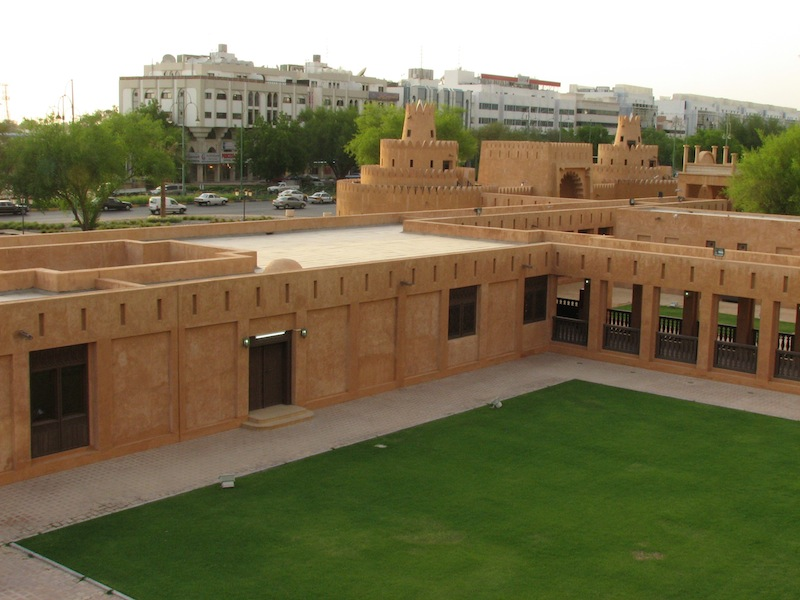
#> input picture hw3_release/Image1.jpg, 800 x 600 px
$ python -i panorama.py   (imports and definitions only)
#> lines starting #> are read from the running program, lines starting #| are printed output that depends on the picture
import numpy as np
from skimage import filters
from skimage.util.shape import view_as_blocks
from scipy.spatial.distance import cdist
from scipy.ndimage.filters import convolve

from utils import pad, unpad


def harris_corners(img, window_size=3, k=0.04):
    """
    Compute Harris corner response map. Follow the math equation
    R=Det(M)-k(Trace(M)^2).

    Hint:
        You may use the function scipy.ndimage.filters.convolve,
        which is already imported above

    Args:
        img: Grayscale image of shape (H, W)
        window_size: size of the window function
        k: sensitivity parameter

    Returns:
        response: Harris response image of shape (H, W)
    """

    H, W = img.shape
    window = np.ones((window_size, window_size))

    response = np.zeros((H, W))
    #step-1
    dx = filters.sobel_v(img)
    dy = filters.sobel_h(img)

    ### YOUR CODE HERE
    #step-2
    dx_q = dx**2
    dy_q = dy**2
    dxy = dx*dy
    #step-3
    dx_q_conv = convolve(dx_q, window, mode='constant')
    dy_q_conv = convolve(dy_q, window, mode='constant')
    dxy_conv = convolve(dxy, window, mode='constant')
    #step-4
    M = np.stack([dx_q_conv, dxy_conv, dxy_conv, dy_q_conv], axis=-1)
    response = dx_q_conv * dy_q_conv - dxy_conv**2 - k * (dx_q_conv + dy_q_conv)**2
    ### END YOUR CODE

    return response


# [211 lines left out: functions simple_descriptor, describe_keypoints, match_descriptors, fit_affine_matrix, ransac, hog_descriptor, not called in this run]

>>> import cv2
>>> picture = cv2.imread('Image1.jpg', cv2.IMREAD_GRAYSCALE)
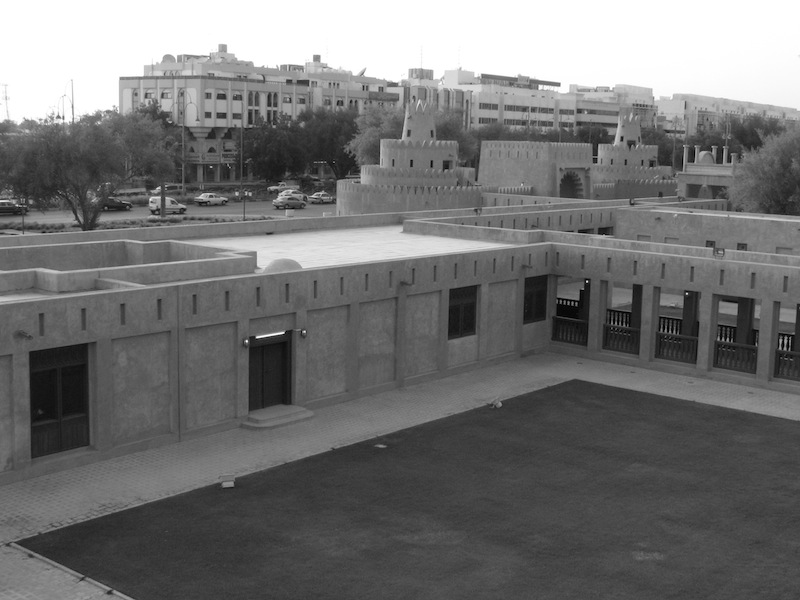
#> picture: shape (600, 800); min 0, max 255, mean 114.6
>>> result = harris_corners(picture)
#> in harris_corners, `dx = filters.sobel_v(img)`:
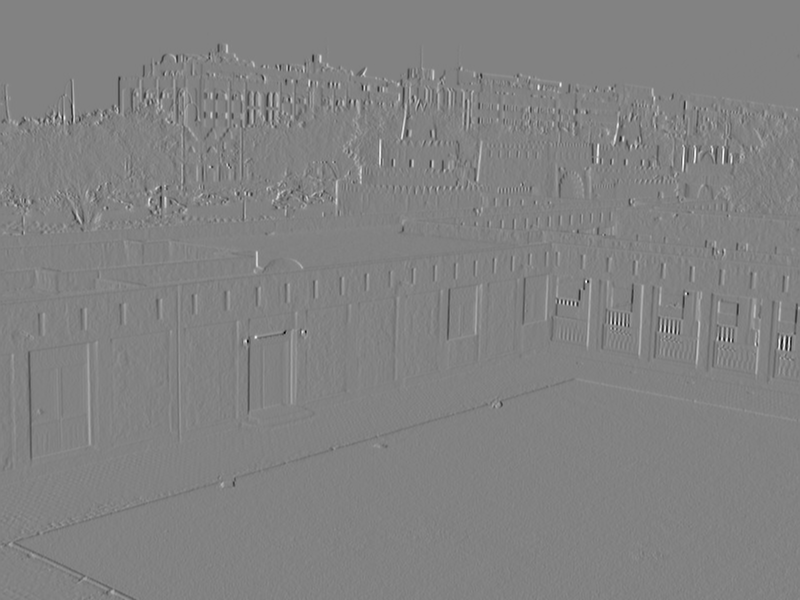
#> dx: shape (600, 800) float64; min -0.673, max 0.644, mean -0.000192; drawn with min black and max white
#> in harris_corners, `dy = filters.sobel_h(img)`:
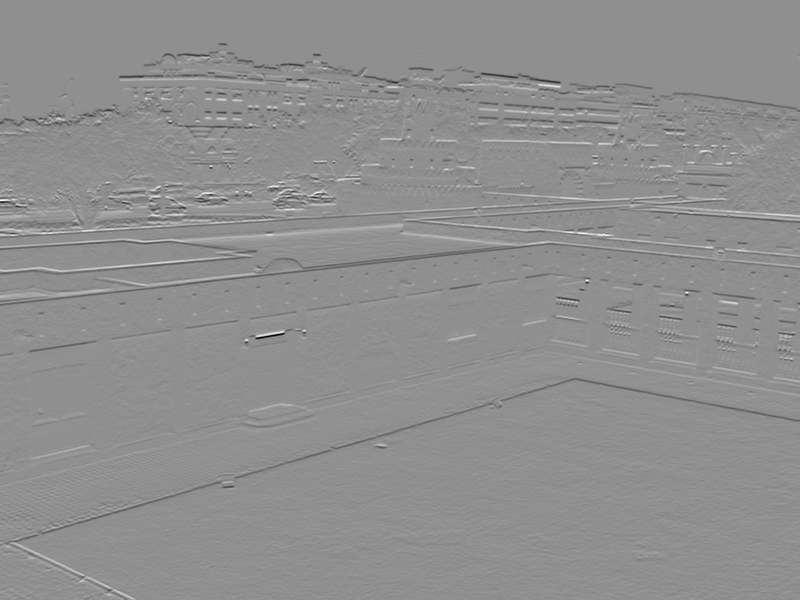
#> dy: shape (600, 800) float64; min -0.875, max 0.676, mean -0.00229; drawn with min black and max white
#> in harris_corners, `dx_q = dx**2`:
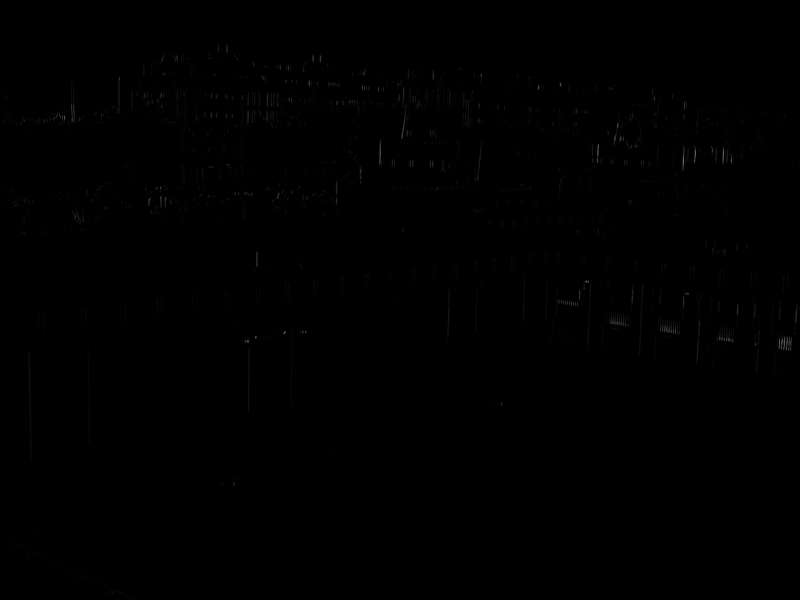
#> dx_q: shape (600, 800) float64; min 0, max 0.452, mean 0.0017
#> in harris_corners, `dy_q_conv = convolve(dy_q, window, mode='constant')`:
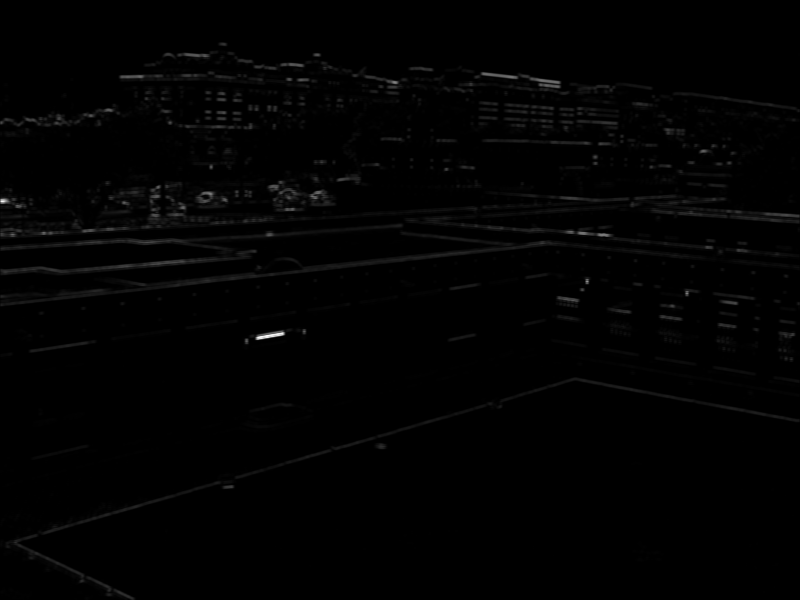
#> dy_q_conv: shape (600, 800) float64; min 0, max 3.06, mean 0.0286; drawn with min black and max white
#> in harris_corners, `dxy_conv = convolve(dxy, window, mode='constant')`:
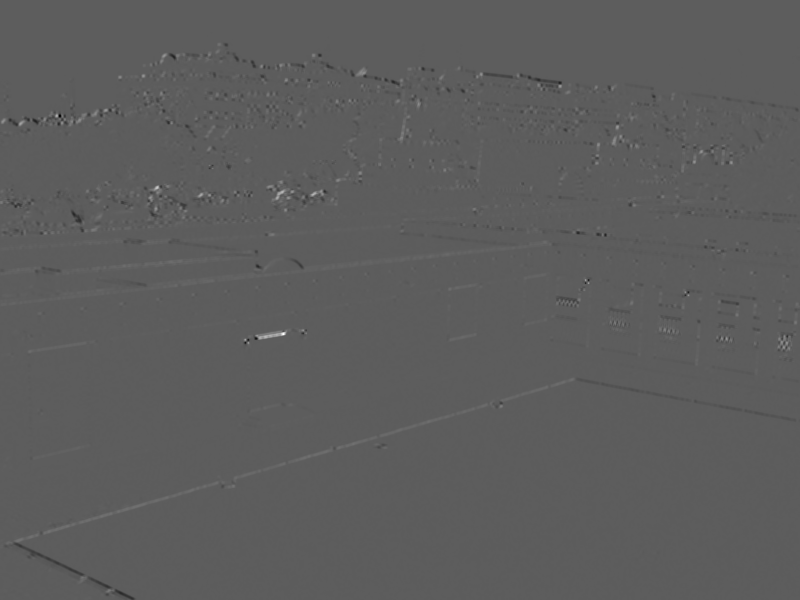
#> dxy_conv: shape (600, 800) float64; min -0.52, max 0.905, mean 0.000361; drawn with min black and max white
#> in harris_corners, `M = np.stack([dx_q_conv, dxy_conv, dxy_conv, dy_q_conv], axis=-1)`:
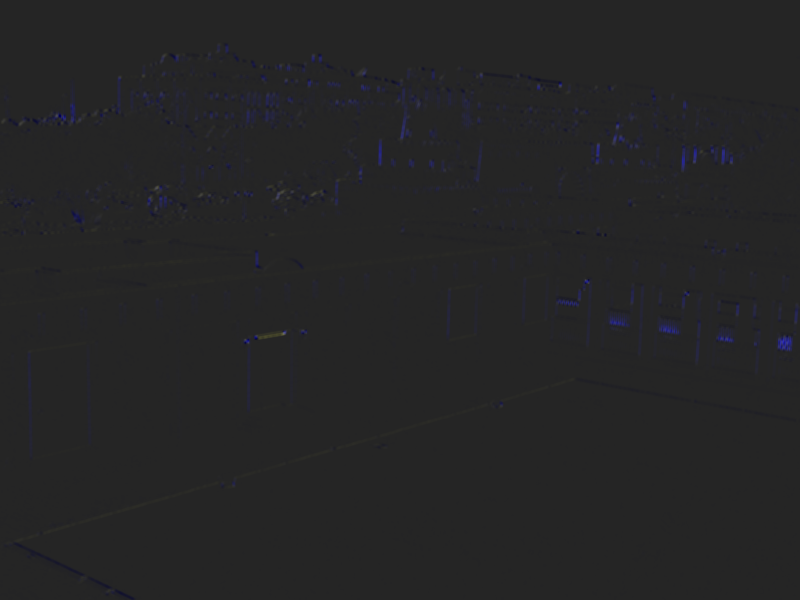
#> M: shape (600, 800, 4) float64; mean of channels 0, 1, 2, 3 0.0153, 0.000361, 0.000361, 0.0286; drawn with min black and max white

$ run again, on hw3_release/Image2.jpg
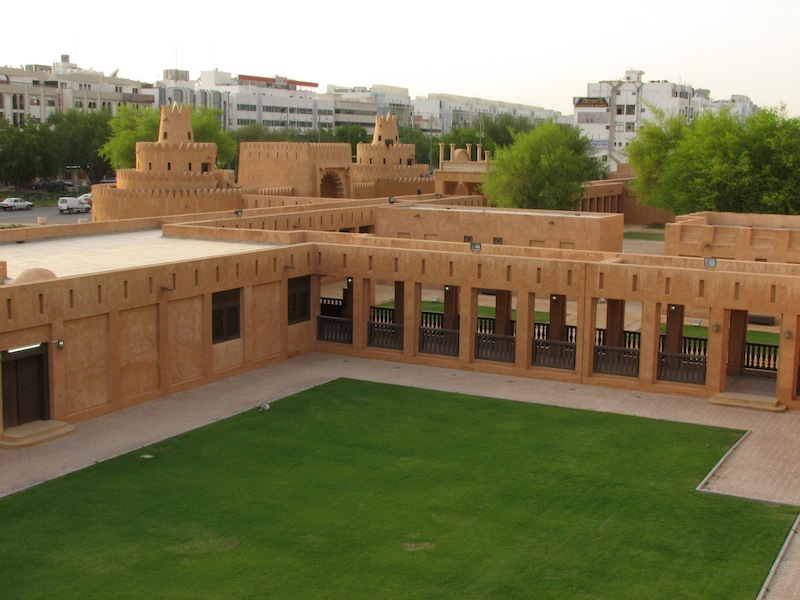
#> input picture hw3_release/Image2.jpg, 800 x 600 px
#> in harris_corners, `dxy_conv = convolve(dxy, window, mode='constant')`:
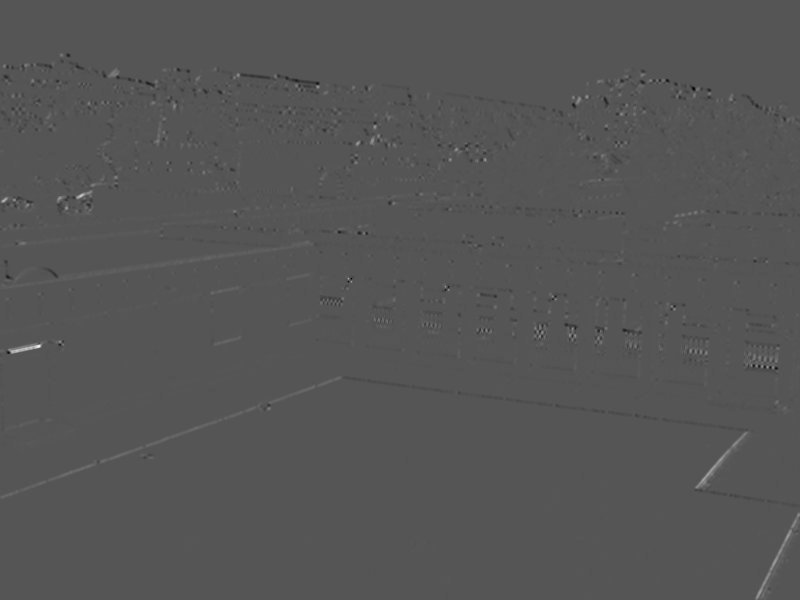
#> dxy_conv: shape (600, 800) float64; min -0.439, max 0.869, mean 0.000548; drawn with min black and max white
#> in harris_corners, `M = np.stack([dx_q_conv, dxy_conv, dxy_conv, dy_q_conv], axis=-1)`:
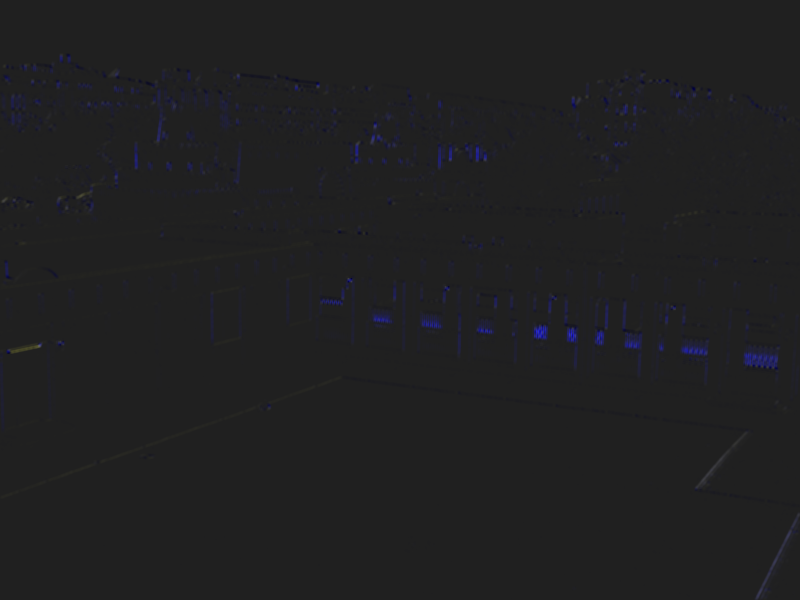
#> M: shape (600, 800, 4) float64; mean of channels 0, 1, 2, 3 0.0187, 0.000548, 0.000548, 0.0261; drawn with min black and max white

$ run again, on hw3_release/uttower2.jpg
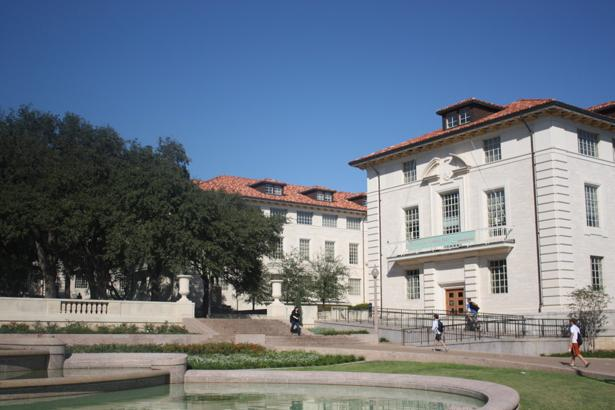
#> input picture hw3_release/uttower2.jpg, 615 x 410 px
#> in harris_corners, `dy_q_conv = convolve(dy_q, window, mode='constant')`:
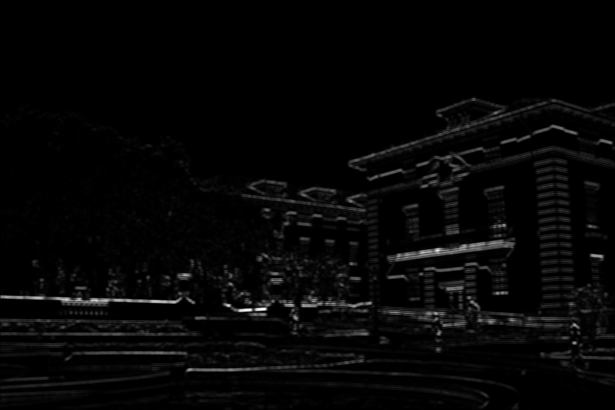
#> dy_q_conv: shape (410, 615) float64; min 0, max 2.56, mean 0.066; drawn with min black and max white
#> in harris_corners, `response = dx_q_conv * dy_q_conv - dxy_conv**2 - k * (dx_q_conv + dy_q..`:
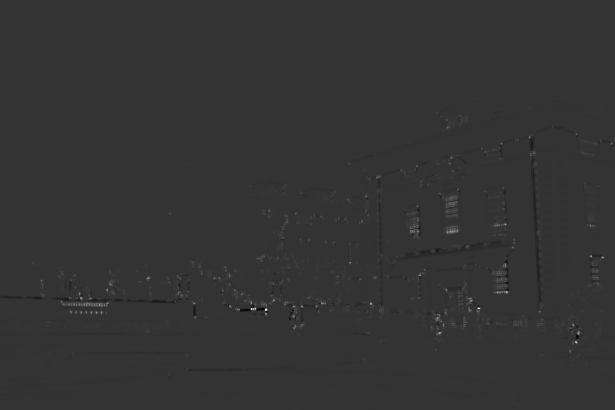
#> response: shape (410, 615) float64; min -0.317, max 1.27, mean 0.0018; drawn with min black and max white
